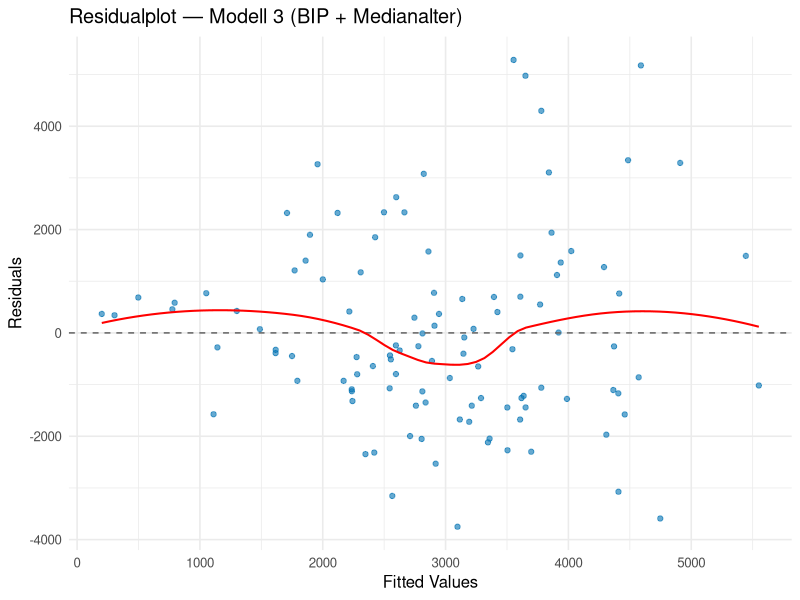
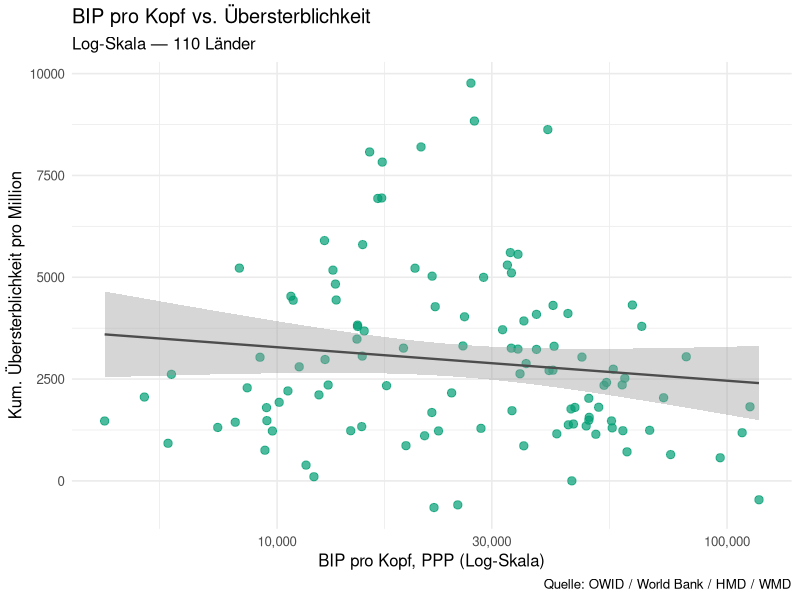
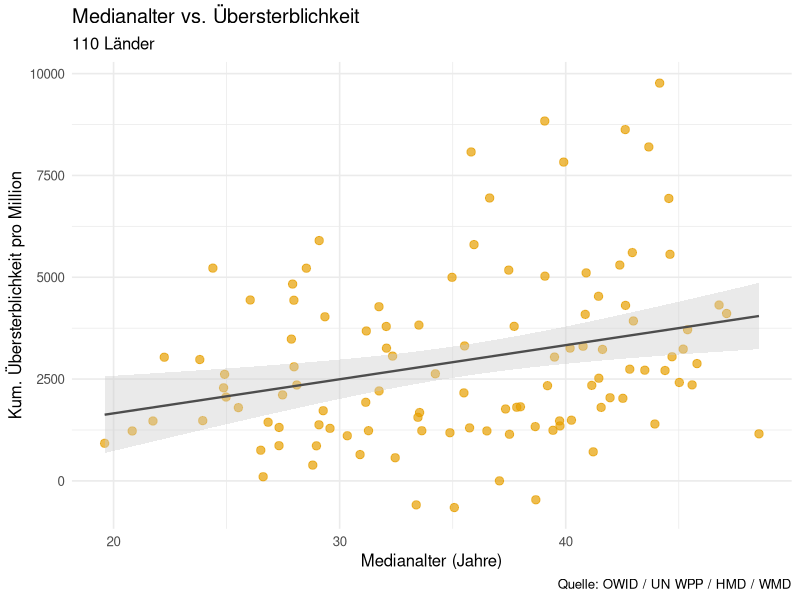
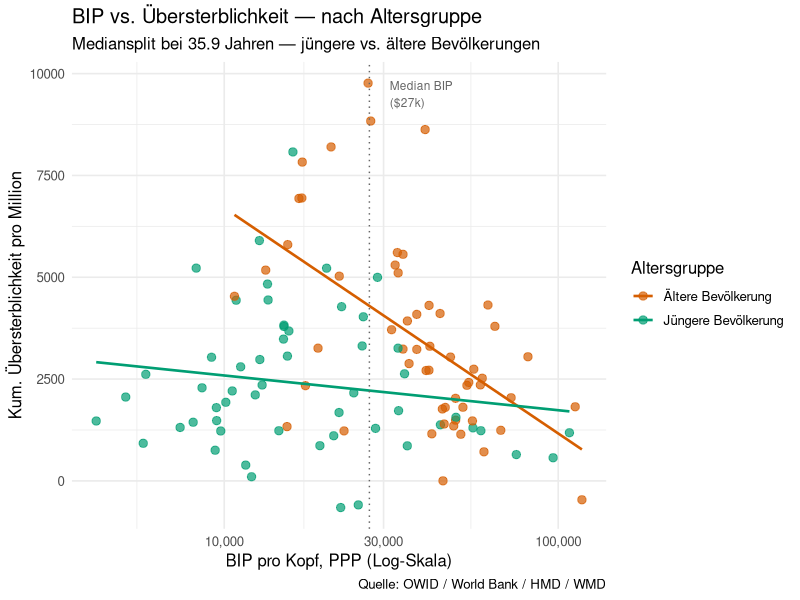

These figures' R source, in order:
## ---- chunk 1
#| label: setup
library(readr)
library(dplyr)
library(ggplot2)
library(knitr)
library(tidyr)
library(broom)
## ---- chunk 2
#| label: load-data
dat <- read_csv("data/dat_analysis.csv", show_col_types = FALSE)
## ---- chunk 3
#| label: descriptives
dat |>
  select(excess_mort, gdp_per_capita, median_age) |>
  summarise(across(everything(), list(
    Mean   = ~round(mean(.), 1),
    Median = ~round(median(.), 1),
    SD     = ~round(sd(.), 1),
    Min    = ~round(min(.), 1),
    Max    = ~round(max(.), 1)
  ))) |>
  pivot_longer(everything(),
    names_to = c("Variable", "Stat"),
    names_sep = "_(?=[^_]+$)") |>
  pivot_wider(names_from = Stat, values_from = value) |>
  kable(caption = "Deskriptive Statistik (n = 110 Länder)")
## ---- chunk 4
#| label: corr-matrix
dat |>
  select(excess_mort, gdp_per_capita, median_age) |>
  cor(use = "complete.obs", method = "pearson") |>
  round(2) |>
  kable(caption = "Pearson Korrelationsmatrix")
## ---- chunk 5
#| label: model1
m1 <- lm(excess_mort ~ log(gdp_per_capita), data = dat)
tidy(m1) |>
  mutate(across(where(is.numeric), ~round(., 4))) |>
  kable(caption = "Modell 1: Übersterblichkeit ~ log(BIP pro Kopf)")
glance(m1) |>
  select(r.squared, adj.r.squared, sigma, p.value) |>
  mutate(across(everything(), ~round(., 4))) |>
  kable(caption = "Modell 1: Modellgüte")
## ---- chunk 6
#| label: model2
m2 <- lm(excess_mort ~ median_age, data = dat)
tidy(m2) |>
  mutate(across(where(is.numeric), ~round(., 4))) |>
  kable(caption = "Modell 2: Übersterblichkeit ~ Medianalter")
glance(m2) |>
  select(r.squared, adj.r.squared, sigma, p.value) |>
  mutate(across(everything(), ~round(., 4))) |>
  kable(caption = "Modell 2: Modellgüte")
## ---- chunk 7
#| label: model3
m3 <- lm(excess_mort ~ log(gdp_per_capita) + median_age, data = dat)
tidy(m3) |>
  mutate(across(where(is.numeric), ~round(., 4))) |>
  kable(caption = "Modell 3: Übersterblichkeit ~ log(BIP) + Medianalter")
glance(m3) |>
  select(r.squared, adj.r.squared, sigma, p.value) |>
  mutate(across(everything(), ~round(., 4))) |>
  kable(caption = "Modell 3: Modellgüte")
## ---- chunk 8
#| label: model4
m4 <- lm(excess_mort ~ log(gdp_per_capita) * median_age, data = dat)
tidy(m4) |>
  mutate(across(where(is.numeric), ~round(., 4))) |>
  kable(caption = "Modell 4: Mit Interaktionsterm log(BIP) × Medianalter")
glance(m4) |>
  select(r.squared, adj.r.squared, sigma, p.value) |>
  mutate(across(everything(), ~round(., 4))) |>
  kable(caption = "Modell 4: Modellgüte")
## ---- chunk 9
#| label: model-comparison
tibble(
  Modell = c("M1: log(BIP)", "M2: Medianalter",
             "M3: BIP + Alter", "M4: BIP × Alter (Interaktion)"),
  R2     = c(glance(m1)$r.squared, glance(m2)$r.squared,
             glance(m3)$r.squared, glance(m4)$r.squared),
  Adj_R2 = c(glance(m1)$adj.r.squared, glance(m2)$adj.r.squared,
             glance(m3)$adj.r.squared, glance(m4)$adj.r.squared),
  p_value = c(glance(m1)$p.value, glance(m2)$p.value,
              glance(m3)$p.value, glance(m4)$p.value)
) |>
  mutate(across(where(is.numeric), ~round(., 4))) |>
  kable(caption = "Modellvergleich: R², Adj. R², p-Wert")
## ---- chunk 10
#| label: mediansplit
age_median_cut <- median(dat$median_age, na.rm = TRUE)

dat_split <- dat |>
  mutate(age_group = if_else(median_age >= age_median_cut,
                              "Ältere Bevölkerung",
                              "Jüngere Bevölkerung"))

dat_split |>
  group_by(age_group) |>
  summarise(
    n = n(),
    r_gdp_excess = round(cor(log(gdp_per_capita), excess_mort,
                              use = "complete.obs"), 3),
    mean_excess  = round(mean(excess_mort), 0),
    mean_gdp     = round(mean(gdp_per_capita), 0),
    .groups = "drop"
  ) |>
  kable(caption = paste0("Subgruppenkorrelationen (Mediansplit bei Medianalter = ",
                          round(age_median_cut, 1), " Jahren)"),
        col.names = c("Altersgruppe", "n", "r (log BIP ~ Übersterblichkeit)",
                      "Ø Übersterblichkeit", "Ø BIP pro Kopf"))
## ---- chunk 11
#| label: residuals-m3
#| fig-width: 7
#| fig-height: 5
dat_resid <- dat |>
  mutate(
    fitted   = fitted(m3),
    residual = residuals(m3)
  )

ggplot(dat_resid, aes(x = fitted, y = residual)) +
  geom_point(alpha = 0.6, color = "#0072B2") +
  geom_hline(yintercept = 0, linetype = "dashed", color = "grey40") +
  geom_smooth(se = FALSE, color = "red", linewidth = 0.7) +
  labs(
    title = "Residualplot — Modell 3 (BIP + Medianalter)",
    x = "Fitted Values",
    y = "Residuals"
  ) +
  theme_minimal(base_size = 12)
## ---- chunk 12
#| label: continent-summary
dat |>
  group_by(continent) |>
  summarise(
    n               = n(),
    mean_excess     = round(mean(excess_mort), 0),
    median_excess   = round(median(excess_mort), 0),
    mean_gdp        = round(mean(gdp_per_capita), 0),
    mean_median_age = round(mean(median_age), 1),
    .groups = "drop"
  ) |>
  arrange(desc(mean_excess)) |>
  kable(caption = "Übersterblichkeit und strukturelle Variablen nach Kontinent",
        col.names = c("Kontinent", "n", "Ø Übersterblichkeit",
                      "Median Übersterblichkeit", "Ø BIP pro Kopf",
                      "Ø Medianalter"))
## ---- chunk 13
#| label: plot-gdp
#| fig-width: 7
#| fig-height: 5
ggplot(dat, aes(x = gdp_per_capita, y = excess_mort)) +
  geom_point(alpha = 0.7, size = 2.5, color = "#009E73") +
  geom_smooth(method = "lm", se = TRUE, color = "grey30", linewidth = 0.8) +
  scale_x_log10(labels = scales::comma) +
  labs(
    title = "BIP pro Kopf vs. Übersterblichkeit",
    subtitle = "Log-Skala — 110 Länder",
    x = "BIP pro Kopf, PPP (Log-Skala)",
    y = "Kum. Übersterblichkeit pro Million",
    caption = "Quelle: OWID / World Bank / HMD / WMD"
  ) +
  theme_minimal(base_size = 12)
## ---- chunk 14
#| label: plot-age
#| fig-width: 7
#| fig-height: 5
ggplot(dat, aes(x = median_age, y = excess_mort)) +
  geom_point(alpha = 0.7, size = 2.5, color = "#E69F00") +
  geom_smooth(method = "lm", se = TRUE,
              color = "grey30", fill = "grey80", linewidth = 0.8) +
  labs(
    title = "Medianalter vs. Übersterblichkeit",
    subtitle = "110 Länder",
    x = "Medianalter (Jahre)",
    y = "Kum. Übersterblichkeit pro Million",
    caption = "Quelle: OWID / UN WPP / HMD / WMD"
  ) +
  theme_minimal(base_size = 12)
## ---- chunk 15
#| label: plot-subgroup
#| fig-width: 7
#| fig-height: 5
ggplot(dat_split, aes(x = gdp_per_capita, y = excess_mort, color = age_group)) +
  geom_point(alpha = 0.7, size = 2.5) +
  geom_smooth(method = "lm", se = FALSE, linewidth = 0.9) +
  geom_vline(xintercept = median(dat$gdp_per_capita),
             linetype = "dotted", color = "grey40") +
  annotate("text",
           x = median(dat$gdp_per_capita) * 1.15,
           y = 9500,
           label = paste0("Median BIP\n($",
                          round(median(dat$gdp_per_capita) / 1000, 0),
                          "k)"),
           size = 3, color = "grey40", hjust = 0) +
  scale_x_log10(labels = scales::comma) +
  scale_color_manual(values = c("Ältere Bevölkerung" = "#D55E00",
                                 "Jüngere Bevölkerung" = "#009E73")) +
  labs(
    title = "BIP vs. Übersterblichkeit — nach Altersgruppe",
    subtitle = "Mediansplit bei 35.9 Jahren — jüngere vs. ältere Bevölkerungen",
    x = "BIP pro Kopf, PPP (Log-Skala)",
    y = "Kum. Übersterblichkeit pro Million",
    color = "Altersgruppe",
    caption = "Quelle: OWID / World Bank / HMD / WMD"
  ) +
  theme_minimal(base_size = 12)
